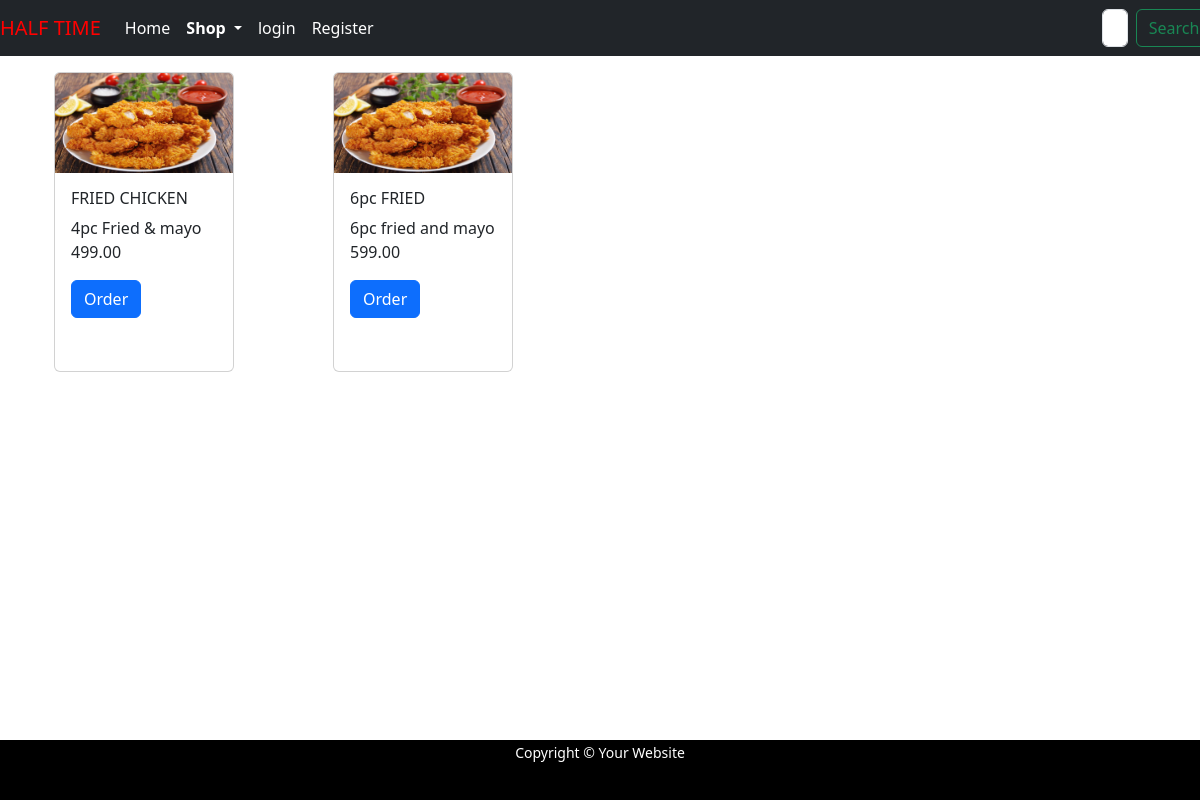
/viewproducts/fried-chicken, run on the app's committed database.
### resto/models.py (models this page shows, shortened)
class Product(models.Model):
    name = models.CharField(max_length=20)
    desc = models.TextField()
    slug = models.SlugField(max_length=250, unique=True)
    img = models.ImageField(upload_to="resto/Category", null=True, blank=True)
    price=models.DecimalField(max_digits=5,decimal_places=2)
    stock=models.DecimalField(max_digits=5,decimal_places=2)
    created=models.DateTimeField(auto_now_add=True)
    updated=models.DateTimeField(auto_now=True)
    category=models.ForeignKey(Category,on_delete=models.CASCADE)
    available = models.BooleanField(default=True)

### resto/views.py (the view)
# urls.py: path('viewproducts/<slug:cslug>',views.viewproducts,name='viewproducts'),
def viewproducts(request,cslug):
    c=Category.objects.get(slug=cslug)
    p=Product.objects.filter(category__slug=cslug)
    return render(request,'products.html',{'p':p,'c':c})

### cart/context_processors.py (called while the page is built, shortened)
def counter(request):
    item_count=0
    return {'item_count':item_count}

### resto/context_processors.py (called while the page is built)
def menu_links(request):
    links=Category.objects.all()
    return {'links':links}

### templates/products.html
{% extends 'base.html' %}
{% load static %}
{% block content %}
<div class="container mt-3 " id="cards" style="margin-bottom:100px;justify-content: space-around;">
  <div class="row mx-auto">
    {% for i in p %}
    <div class="col-sm-3">
      <div class="card" style="height:300px;width:180px;">
        <img src="{{i.img.url}}" class="card-img-top" style="height:100px;width:100%;" alt="Card image cap">
        <div class="card-body" style="justify-content: space-between;" >
          <h5 class="card-title" style="font-size:16px;">{{i.name}}</h5>
          <p class="card-text">{{i.desc}}<br>{{i.price}}</p>
          <a href="{% url 'resto:prodetail' i.slug %}" class="btn btn-primary" >Order</a>
        </div>
      </div>
    </div>
    {% endfor %}
  </div>
</div>
{% endblock %}

### static/css/custom.css (style rules this page uses)
#background { background-repeat:no-repeat; background-size:1580px 900px; background-position:top; background-attachment:fixed; }

### data on the page
Product: img (picture), name "FRIED CHICKEN", desc "4pc Fried & mayo", price "499.00"
Product: img (picture), name "6pc FRIED", desc "6pc fried and mayo", price "599.00"
